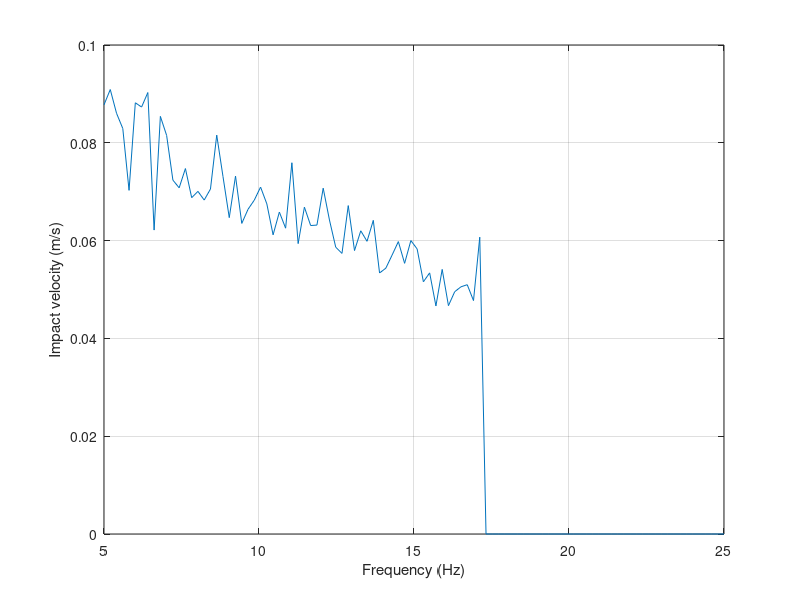

Reproduce this figure in MATLAB.
clc
clear all 
close all

fq=linspace(5,25,100);
temp=load('results.mat');
res=temp.results;
figure(1)
plot(fq,res(1,:))
xlabel('Frequency (Hz)')
ylabel('Impact velocity (m/s)')
grid on
